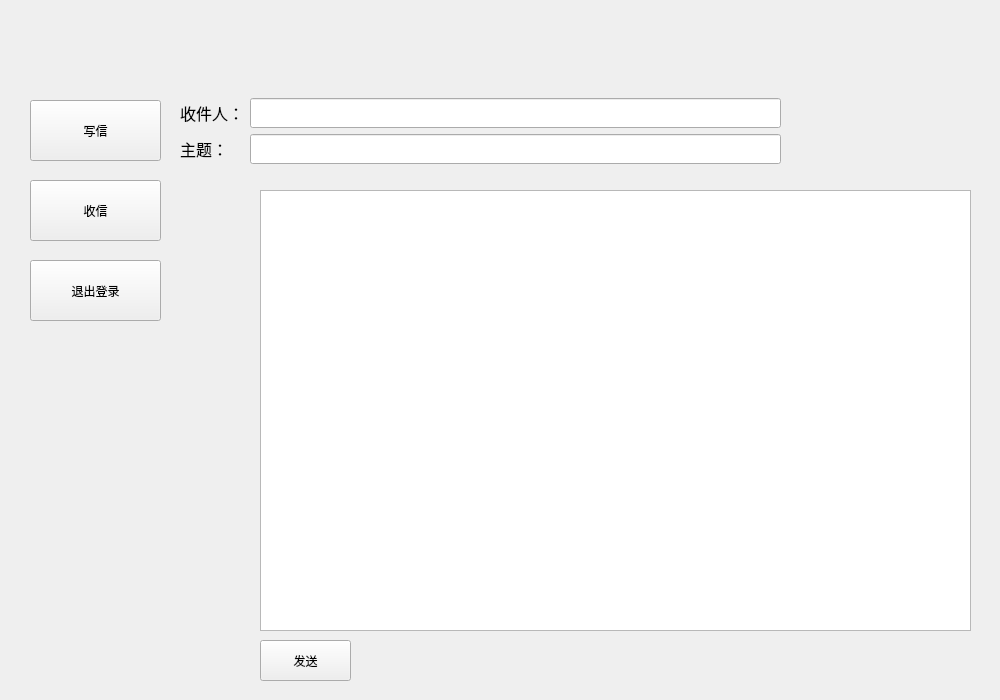
<?xml version="1.0" encoding="UTF-8"?>
<ui version="4.0">
 <class>Send_window</class>
 <widget class="QMainWindow" name="Send_window">
  <property name="geometry">
   <rect>
    <x>0</x>
    <y>0</y>
    <width>1000</width>
    <height>700</height>
   </rect>
  </property>
  <property name="sizePolicy">
   <sizepolicy hsizetype="Fixed" vsizetype="Fixed">
    <horstretch>0</horstretch>
    <verstretch>0</verstretch>
   </sizepolicy>
  </property>
  <property name="windowTitle">
   <string>写信</string>
  </property>
  <widget class="QWidget" name="centralwidget">
   <widget class="QPushButton" name="resv_letter">
    <property name="geometry">
     <rect>
      <x>30</x>
      <y>180</y>
      <width>131</width>
      <height>61</height>
     </rect>
    </property>
    <property name="cursor">
     <cursorShape>ArrowCursor</cursorShape>
    </property>
    <property name="text">
     <string>收信</string>
    </property>
    <property name="checkable">
     <bool>false</bool>
    </property>
   </widget>
   <widget class="QPushButton" name="write_letter">
    <property name="geometry">
     <rect>
      <x>30</x>
      <y>100</y>
      <width>131</width>
      <height>61</height>
     </rect>
    </property>
    <property name="text">
     <string>写信</string>
    </property>
   </widget>
   <widget class="QWidget" name="widget" native="true">
    <property name="geometry">
     <rect>
      <x>180</x>
      <y>20</y>
      <width>601</width>
      <height>221</height>
     </rect>
    </property>
    <layout class="QGridLayout" name="gridLayout">
     <item row="2" column="0">
      <widget class="QLabel" name="label_2">
       <property name="font">
        <font>
         <family>Comic Sans MS</family>
         <pointsize>12</pointsize>
        </font>
       </property>
       <property name="text">
        <string>主题：</string>
       </property>
      </widget>
     </item>
     <item row="1" column="0">
      <widget class="QLabel" name="label">
       <property name="font">
        <font>
         <family>Comic Sans MS</family>
         <pointsize>12</pointsize>
        </font>
       </property>
       <property name="text">
        <string>收件人：</string>
       </property>
      </widget>
     </item>
     <item row="2" column="1">
      <widget class="QLineEdit" name="subject">
       <property name="minimumSize">
        <size>
         <width>0</width>
         <height>30</height>
        </size>
       </property>
      </widget>
     </item>
     <item row="3" column="1">
      <spacer name="verticalSpacer_2">
       <property name="orientation">
        <enum>Qt::Vertical</enum>
       </property>
       <property name="sizeHint" stdset="0">
        <size>
         <width>20</width>
         <height>40</height>
        </size>
       </property>
      </spacer>
     </item>
     <item row="1" column="1">
      <widget class="QLineEdit" name="receiver">
       <property name="sizePolicy">
        <sizepolicy hsizetype="Expanding" vsizetype="Maximum">
         <horstretch>0</horstretch>
         <verstretch>0</verstretch>
        </sizepolicy>
       </property>
       <property name="minimumSize">
        <size>
         <width>0</width>
         <height>30</height>
        </size>
       </property>
      </widget>
     </item>
     <item row="0" column="1">
      <spacer name="verticalSpacer">
       <property name="orientation">
        <enum>Qt::Vertical</enum>
       </property>
       <property name="sizeHint" stdset="0">
        <size>
         <width>20</width>
         <height>40</height>
        </size>
       </property>
      </spacer>
     </item>
    </layout>
   </widget>
   <widget class="QTextEdit" name="context_body">
    <property name="geometry">
     <rect>
      <x>260</x>
      <y>190</y>
      <width>711</width>
      <height>441</height>
     </rect>
    </property>
   </widget>
   <widget class="QPushButton" name="send">
    <property name="geometry">
     <rect>
      <x>260</x>
      <y>640</y>
      <width>91</width>
      <height>41</height>
     </rect>
    </property>
    <property name="text">
     <string>发送</string>
    </property>
   </widget>
   <widget class="QPushButton" name="logout">
    <property name="geometry">
     <rect>
      <x>30</x>
      <y>260</y>
      <width>131</width>
      <height>61</height>
     </rect>
    </property>
    <property name="text">
     <string>退出登录</string>
    </property>
   </widget>
  </widget>
 </widget>
 <resources/>
 <connections/>
</ui>
